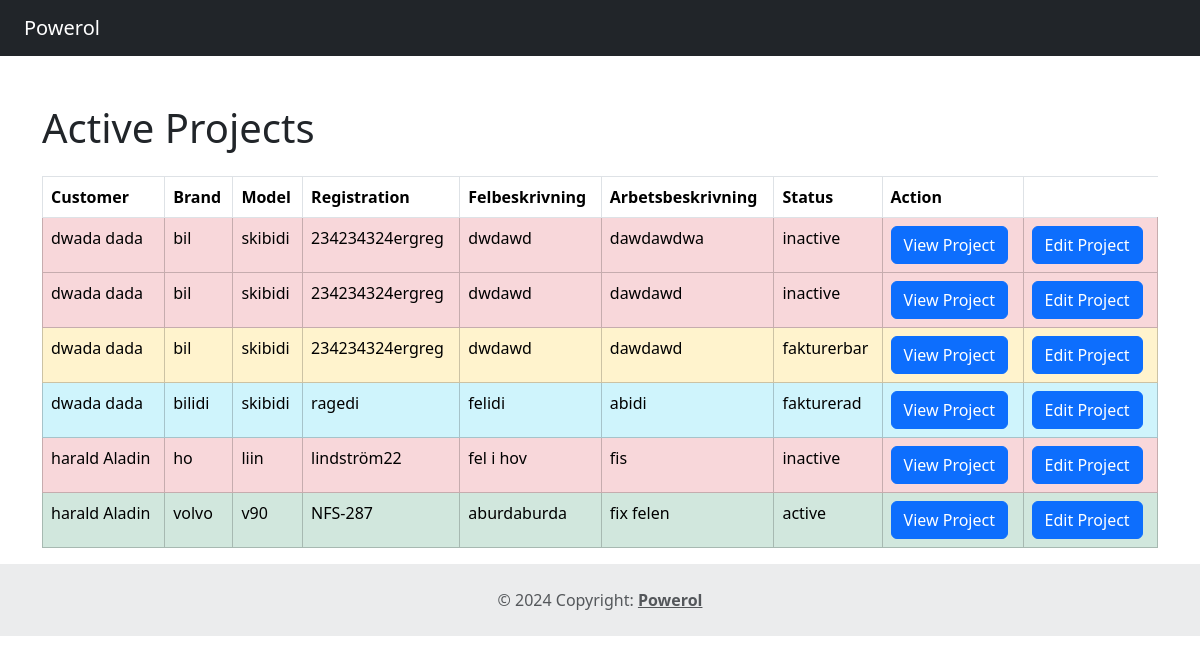
Page /active_projects.php on the committed database.
### tables this page shows
CREATE TABLE `table_projekt` (
  `id_projekt` int(11) NOT NULL,
  `pt_felbeskrivning` varchar(520) NOT NULL,
  `pt_arbetsbeskrivning` varchar(520) NOT NULL,
  `pt_status_fk` int(11) NOT NULL,
  `customer_fk` int(11) NOT NULL,
  `created_by_user_fk` int(11) NOT NULL,
  `car_brand` varchar(255) NOT NULL,
  `car_model` varchar(255) NOT NULL,
  `car_reg` varchar(255) NOT NULL,
  `fk_produkter` int(11) DEFAULT NULL
);

CREATE TABLE `table_status` (
  `id_status` int(11) NOT NULL,
  `status_name` varchar(50) NOT NULL
);

### active_projects.php (the view, shortened to what this page needs)
<?php
include_once 'includes/header.php';
include_once 'includes/config.php';
echo "<div class='container mt-5'>";
echo "<h1 class='mb-4'>Active Projects</h1>";
try {
    $stmt = $pdo->query("
        SELECT
            p.id_projekt,
            CONCAT(c.cust_fname, ' ', c.cust_lname) AS customer_name,
            p.pt_felbeskrivning,
            p.pt_arbetsbeskrivning,
            p.car_brand,
            p.car_model,
            p.car_reg,
            s.status_name, -- Fetching the status name from table_status
            p.pt_status_fk
        FROM table_projekt p
        JOIN table_customer c ON p.customer_fk = c.id_cust
        JOIN table_status s ON p.pt_status_fk = s.id_status
    ");
    if ($stmt->rowCount() > 0) {
        echo "<table class='table table-bordered table-hover'>
                <thead class='thead-dark'>
                    <tr>
                        <th>Customer</th>
                        <th>Brand</th>
                        <th>Model</th>
                        <th>Registration</th>
                        <th>Felbeskrivning</th>
                        <th>Arbetsbeskrivning</th>
                        <th>Status</th>
                        <th>Action</th>
                    </tr>
                </thead>
                <tbody>";
        foreach ($stmt as $row) {
            $color_class = '';
            switch ($row['pt_status_fk']) {
                case 1:
                    $color_class = 'table-success';
                    break;
                case 2:
                    $color_class = 'table-danger';
                    break;
                case 3:
                    $color_class = 'table-warning';
                    break;
                case 4:
                    $color_class = 'table-info';
                    break;
            }
            $felbeskrivning = strlen($row['pt_felbeskrivning']) > 100
                ? substr($row['pt_felbeskrivning'], 0, 100) . '...'
                : $row['pt_felbeskrivning'];
            $arbetsbeskrivning = strlen($row['pt_arbetsbeskrivning']) > 100
                ? substr($row['pt_arbetsbeskrivning'], 0, 100) . '...'
                : $row['pt_arbetsbeskrivning'];
            echo "<tr class='$color_class'>
                    <td>" . $row['customer_name'] . "</td>
                    <td>" . $row['car_brand'] . "</td>
                    <td>" . $row['car_model'] . "</td>
                    <td>" . $row['car_reg'] . "</td>
                    <td>" . $felbeskrivning . "</td>
                    <td>" . $arbetsbeskrivning . "</td>
                    <td>" . $row['status_name'] . "</td>
                    <td>
                        <a href='single-project.php?id=" . $row['id_projekt'] . "' class='btn btn-primary'>View Project</a>
                    </td>
                    <td>
                        <a href='edit-single-project.php?id=" . $row['id_projekt'] . "' class='btn btn-primary'>Edit Project</a>
                    </td>
                  </tr>";
        }
        echo "</tbody></table>";
    } else {
        echo "<div class='alert alert-info' role='alert'>No active projects found.</div>";
    }
} catch (PDOException $e) {
    echo "<div class='alert alert-danger' role='alert'>Error: " . $e->getMessage() . "</div>";
}
echo "</div>";
include_once 'includes/footer.php';
?>

### includes/header.php (shortened to what this page needs)
<!DOCTYPE html>
<html>
<head>
<link href="https://cdn.jsdelivr.net/npm/bootstrap@5.3.3/dist/css/bootstrap.min.css" rel="stylesheet">
<link rel="stylesheet" href="assets/css/style.css">
</head>
<body>
<header class="container-fluid bg-dark">
	<nav class="navbar navbar-expand-lg navbar-dark bg-dark">
  <div class="container-fluid">
    <a class="navbar-brand" href="#">Powerol</a>
  </div>
</nav>
</header>

### includes/footer.php
<footer class="text-center text-lg-start bg-body-tertiary text-muted">
  <div class="text-center p-4" style="background-color: rgba(0, 0, 0, 0.05);">
    © 2024 Copyright:
    <a class="text-reset fw-bold" href="https://axxell.fi">Powerol</a>
  </div>
</footer>
</body>
</html>

### rows in the picture
table_projekt: customer_name "dwada dada", car_brand "bil", car_model "skibidi", car_reg "234234324ergreg", pt_felbeskrivning "dwdawd", pt_arbetsbeskrivning "dawdawdwa", pt_status_fk.status_name "inactive"
table_projekt: customer_name "dwada dada", car_brand "bil", car_model "skibidi", car_reg "234234324ergreg", pt_felbeskrivning "dwdawd", pt_arbetsbeskrivning "dawdawd", pt_status_fk.status_name "inactive"
table_projekt: customer_name "dwada dada", car_brand "bil", car_model "skibidi", car_reg "234234324ergreg", pt_felbeskrivning "dwdawd", pt_arbetsbeskrivning "dawdawd", pt_status_fk.status_name "fakturerbar"
table_projekt: customer_name "dwada dada", car_brand "bilidi", car_model "skibidi", car_reg "ragedi", pt_felbeskrivning "felidi", pt_arbetsbeskrivning "abidi", pt_status_fk.status_name "fakturerad"
table_projekt: customer_name "harald Aladin", car_brand "ho", car_model "liin", car_reg "lindström22", pt_felbeskrivning "fel i hov", pt_arbetsbeskrivning "fis", pt_status_fk.status_name "inactive"
table_projekt: customer_name "harald Aladin", car_brand "volvo", car_model "v90", car_reg "NFS-287", pt_felbeskrivning "aburdaburda", pt_arbetsbeskrivning "fix felen", pt_status_fk.status_name "active"
